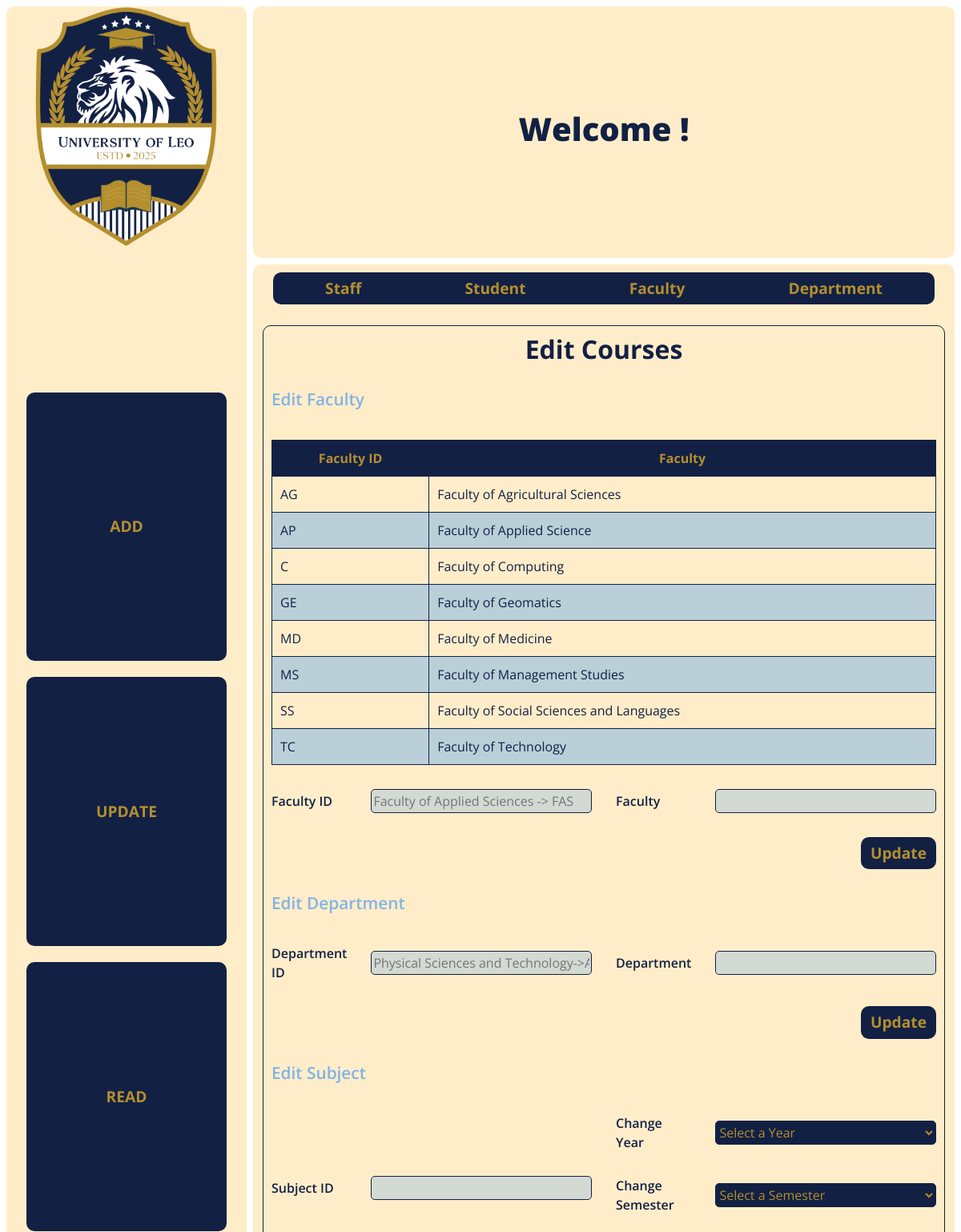
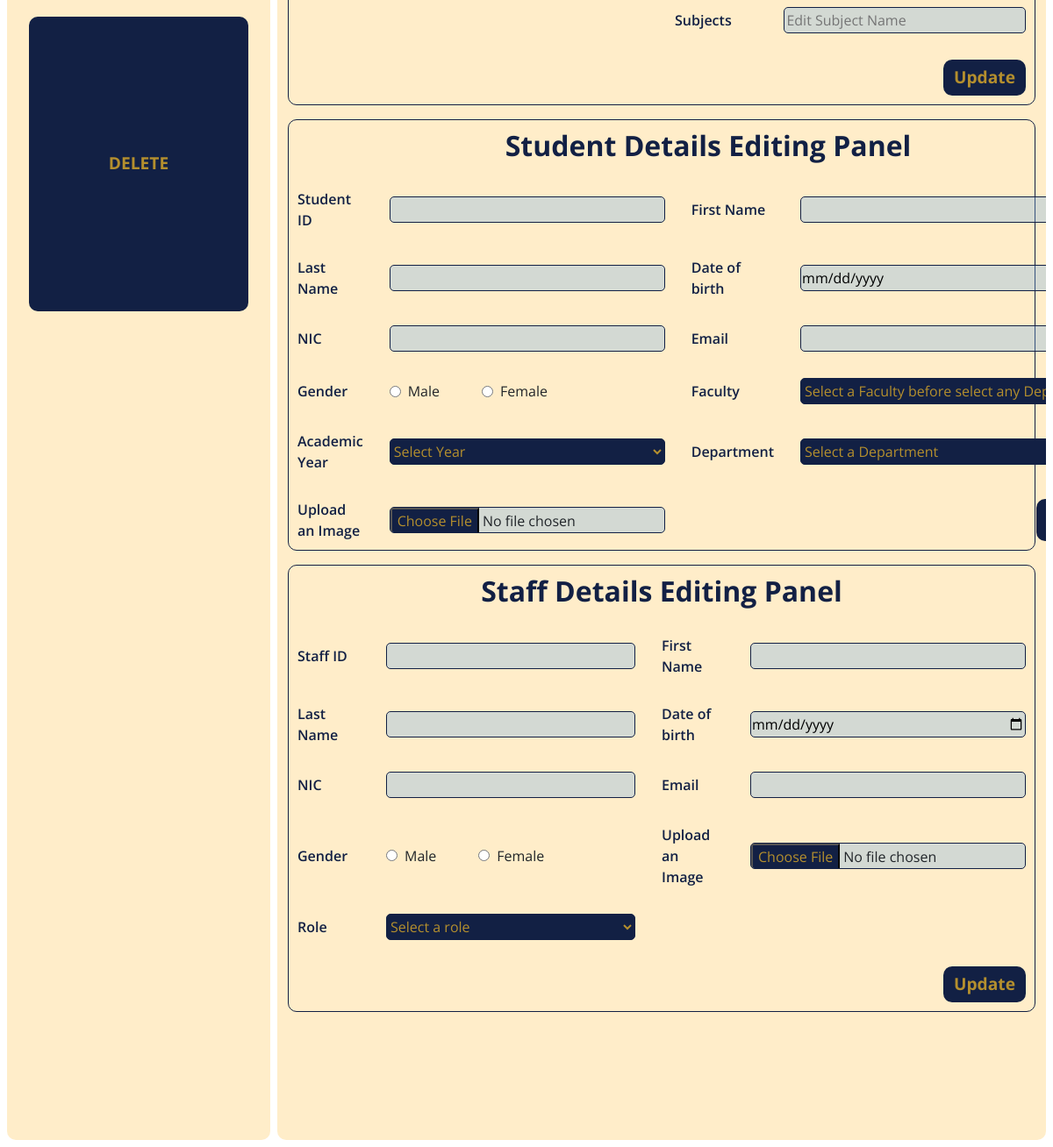
The page /admin/AdminPanal.php?update on the database its author committed (2 pictures, top to bottom).
### tables this page shows
CREATE TABLE `faculty` (
  `faculty_id` varchar(5) NOT NULL,
  `facultyName` varchar(200) NOT NULL
);

### admin/update.php (the view, shortened to what this page needs)
<?php
include('../Includes/function.php');
?>
<!DOCTYPE html>
<html lang="en">
<head>
  <link
    href="https://cdn.jsdelivr.net/npm/bootstrap@5.3.7/dist/css/bootstrap.min.css"
    rel="stylesheet"
 />
  <link rel="stylesheet" href="../style.css" />
</head>
<body class="main-1">
  <div class="container-fluid">
    <form action="" method="post" class="my-3">
      <div class="formContainer">
        <h2>Edit Courses</h2>
        <h3>Edit Faculty</h3>
        <table>
          <thead>
            <tr>
              <th>Faculty ID</th>
              <th>Faculty</th>
            </tr>
          </thead>
          <tbody>
            <?php
            $selectQuery = "SELECT `faculty_id`, `facultyName` FROM `faculty`";
            $runner = mysqli_query($con, $selectQuery);
            while ($row = mysqli_fetch_assoc($runner)) {
              echo "
                <tr>
                  <td>" . $row['faculty_id'] . "</td>
                  <td>" . $row['facultyName'] . "</td>
                </tr>
              ";
            }
            ?>
          </tbody>
        </table>
        <label for="fid">Faculty ID</label>
        <input
          type="text"
          name="fid"
          id="fid"
          class="mustFILL FACULTY"
          placeholder="Faculty of Applied Sciences -> FAS" />
        <label for="faculty1">Faculty</label>
        <input type="text" name="faculty1" id="faculty1" class="mustFILL FACULTY" />
        <button type="submit" name="cb-1" class="btn btn-dark cb-1 submitButton" data-section="FACULTY">
          Update
        </button>
        <h3>Edit Department</h3>
        <label for="did">Department ID</label>
        <input
          type="text"
          name="did"
          id="did"
          class="mustFILL DEPARTMENT"
          placeholder="Physical Sciences and Technology->APP" />
        <label for="department">Department</label>
        <input type="text" name="department" id="department" class="mustFILL DEPARTMENT" />
        <button type="submit" name="cb-2" class="btn btn-dark cb-2 submitButton" data-section="DEPARTMENT">
          Update
        </button>
        <h3>Edit Subject</h3>
        <label for="sid" class="SID">Subject ID</label>
        <input type="text" name="sid" id="sid" class="SID primaryKey SUBJECT" />
        <label for="subjectyear">Change Year</label>
        <select name="subjectyear" id="subjectyear" class="subForm SUBJECT">
          <option value="0">Select a Year</option>
        </select>
        <label for="subjectSem">Change Semester</label>
        <select name="subjectSem" id="subjectSem" class="subForm SUBJECT">
          <option value="0">Select a Semester</option>
        </select>
        <label for="dob">Subjects</label>
        <input
          type="text"
          name="subjects"
          id="subjects"
          placeholder="Edit Subject Name"
          class="subForm SUBJECT" />
        <button type="submit" name="cb-3" class="btn btn-dark cb-3 submitButton_U" data-section="SUBJECT">
          Update
        </button>
      </div>
    </form>
    <form action="" method="post" class="my-3 STUDENTS" enctype="multipart/form-data">
      <div class="formContainer">
        <h2 id="std-panel">Student Details Editing Panel</h2>
        <label for="stdID">Student ID</label>
        <input class="subForm primaryKey STUDENTS" type="text" name="stdID" id="stdID" />
        <label for="fname">First Name</label>
        <input class="subForm STUDENTS" type="text" name="fname" id="fname" />
        <label for="lname">Last Name</label>
        <input class="subForm STUDENTS" type="text" name="lname" id="lname" />
        <label for="dob">Date of birth</label>
        <input class="subForm STUDENTS" type="date" name="dob" id="dob" />
        <label for="nic">NIC</label>
        <input class="subForm STUDENTS" type="number" name="nic" id="nic" />
        <label for="email">Email</label>
        <input class="subForm STUDENTS" type="email" name="email" id="email" />
        <label>Gender</label>
        <div class="gender-radio d-flex align-items-center">
          <input type="radio" name="gender" id="male-std" value="male" />
          <label class="pe-5 ps-2" for="male-std">Male</label>
          <input type="radio" name="gender" id="female-std" value="female" />
          <label class="pe-5 ps-2" for="female-std">Female</label>
        </div>
        <label for="facultySelection3">Faculty</label>
        <select
          name="facultySelection3"
          id="facultySelection3"
          onchange="inputbarEnabler();departmentSelectUpdator('facultySelection3','DepartmentSelector1');"
          class="subForm STUDENTS">
          <?php
          echo "<option value='0' selected hidden>Select a Faculty before select any Department</option>";
          ?>
        </select>
        <label for="aYear">Academic Year</label>
        <select name="aYear" id="aYear" class="subForm STUDENTS">
          <option value="0" selected>Select Year</option>
        </select>
        <label for="DepartmentSelector1">Department</label>
        <select
          name="DepartmentSelector1"
          id="DepartmentSelector1"
          onchange="inputbarEnabler()"
          class="subForm STUDENTS">
          <option value="0" selected>Select a Department</option>
        </select>
        <label for="prof-std">Upload an Image</label>
        <input type="file" name="prof-std" id="prof-std" class="subForm STUDENTS" />
        <button type="submit" name="submit-A" class="btn btn-dark submit-A submitButton_U" data-section="STUDENTS">
        </button>
      </div>
    </form>
    <form action="" method="post" class="my-3" enctype="multipart/form-data">
      <div class="formContainer">
        <h2 id="lc-panel">Staff Details Editing Panel</h2>
        <label for="stfID">Staff ID</label>
        <input type="text" name="stfID" id="stfID" class="primaryKey STAFFS" />
        <label for="fname_L">First Name</label>
        <input type="text" name="fname_L" id="fname_L" class="subForm STAFFS" />
        <label for="lname_L">Last Name</label>
        <input class="subForm STAFFS" type="text" name="lname_L" id="lname_L" />
        <label for="dob_L">Date of birth</label>
        <input class="subForm STAFFS" type="date" name="dob_L" id="dob_L" />
        <label for="nic_L">NIC</label>
        <input class="subForm STAFFS" type="number" name="nic_L" id="nic_L" />
        <label for="email_L">Email</label>
        <input class="subForm STAFFS" type="email" name="email_L" id="email_L" />
        <label>Gender</label>
        <div class="gender-radio d-flex align-items-center">
          <input class="subForm STAFFS" type="radio" name="gender" id="male_lec" value="male" />
          <label class="pe-5 ps-2" for="male_lec">Male</label>
          <input class="subForm STAFFS" type="radio" name="gender" id="female_lec" value="female" />
          <label class="pe-5 ps-2" for="female_lec">Female</label>
        </div>
        <label for="prof_lc">Upload an Image</label>
        <input class="subForm STAFFS" type="file" name="prof_lc" id="prof_lc" title="only PNG, JPG & JPEG allowed" />
        <label for="role" class="role">Role</label>
        <select name="role" id="role" onchange="selectFunction1()" class="subForm STAFFS">
          <option value="#" selected>Select a role</option>
        </select>
        <button type="submit" name="submit_B" class="btn btn-dark submit-B submitButton_U" data-section="STAFFS">
          Update
        </button>
      </div>
    </form>
  </div>
</body>
</html>

### admin/AdminPanal.php (shortened to what this page needs)
<!DOCTYPE html>
<html lang="en">
<head>
  <link
    href="https://cdn.jsdelivr.net/npm/bootstrap@5.3.7/dist/css/bootstrap.min.css"
    rel="stylesheet"
 />
  <link
    rel="stylesheet"
    href="https://cdnjs.cloudflare.com/ajax/libs/font-awesome/7.0.0/css/all.min.css"
 />
  <link rel="stylesheet" href="../style.css" />
</head>
<body>
  <div class="mainContainer container1">
    <a href="AdminPanal.php?landingPage">
      <img src="../static images/LOGO1.png" alt="LOGO" class="LOGO1" />
    </a>
    <div class="buttonset">
      <a href="AdminPanal.php?add" class="btn d-flex align-items-center justify-content-center">ADD</a>
      <a href="AdminPanal.php?update" class="btn d-flex align-items-center justify-content-center">UPDATE</a>
      <a href="AdminPanal.php?read" class="btn d-flex align-items-center justify-content-center">READ</a>
      <a href="AdminPanal.php?delete" class="btn d-flex align-items-center justify-content-center">DELETE</a>
    </div>
  </div>
  <div
    class="mainContainer container2 d-flex align-items-center justify-content-center">
    <h1 class="mainheading">Welcome !</h1>
  </div>
  <div class="mainContainer container3">
    <div class="buttonset2 btn-group">
      <a href="#lc-panel" class="UserType btn">Staff</a>
      <a href="#std-panel" class="UserType btn">Student</a>
      <a href="#fid" class="UserType btn">Faculty</a>
      <a href="#did" class="UserType btn">Department</a>
    </div>
    <div class="subContainer">
      <?php
      if (isset($_GET['add'])) {
        include('add.php');
      } else if (isset($_GET['update'])) {
        include('update.php');
      } else if (isset($_GET['read'])) {
        include('read.php');
      } else if (isset($_GET['delete'])) {
        include('delete.php');
      } else if (isset($_GET['landingPage'])) {
        include('landningPage.php');
      }
      ?>
    </div>
  </div>
</body>
</html>

### style.css (style rules this page uses)
:root { --color1: #122044; --color2: #0f2763; --color2A: #12204400; --color3: #00154871; --color4: #ffe2a900; --color5: #1220441a; --color6: #80b3e7; --color7: #b0d8ff; --color8: #80b4e789; --color8A: #80b4e751; --color9: #b48f2e; --colorA: #ffcf55; --colorB: #ffe2a9a0; --colorC: #ffcf551a; --colorD: #ffe2a9; }
* { font-family: "Open Sans", sans-serif; }
.mainContainer { background-color: var(--colorB); border-radius: 10px; }
.subContainer { overflow-y: scroll; scroll-behavior: smooth; height: 81vh; }
.container1 { grid-area: aside; display: grid; grid-template-rows: 1fr 5fr; }
img.LOGO1 { width: 300px; justify-self: center; transition: all 0.3s ease; }
.buttonset { display: grid; padding-inline: 25px; height: 50vh; }
.buttonset > a:link, .buttonset > a:visited { margin-block: 10px; }
.buttonset > a:link, .buttonset > a:visited, button[type="submit"], .generalButton { font-size: 1.2em; border-radius: 10px; background-color: var(--color1); color: var(--color9); font-weight: 700; border: none; transition: all 0.3s; }
.buttonset2 { display: grid; grid-auto-flow: column; padding-inline: 25px; }
.buttonset2 > a:link, .buttonset2 > a:visited { font-size: 1.2em; border-radius: 10px; margin-block: 10px; background-color: var(--color1); color: var(--color9); font-weight: 700; border: none; }
.container2 { grid-area: welcome; }
.container3 { grid-area: body; }
h1.mainheading { text-align: center; font-weight: 900; color: var(--color1); }
.formContainer { display: grid; grid-template-columns: 1fr 4fr 1fr 4fr; gap: 30px; border: var(--color1) 1px solid; padding: 10px; border-radius: 10px; }
select, .formContainer > input, .formContainer > select, .inputBarDesign { height: 30px; border: var(--color1) 1px solid; border-radius: 5px; background-color: #80b4e758; align-self: center; }
.formContainer > select { background-color: var(--color1); color: var(--color9); }
select { background-color: var(--color1); color: var(--color9); }
.formContainer > label, .faculties-check > label, .facultyCheckboxes > label, .facultyBatchboxes > label, .generalLabel { color: var(--color1); font-weight: 600; align-self: center; }
.formContainer > h2, .headType1 { grid-column: span 4; font-weight: 700; color: var(--color1); margin: auto; }
.formContainer > h3 { color: var(--color6); font-weight: 600; grid-column: span 4; font-size: 1.3em; }
button.cb-1 { margin: 0px; grid-column-start: 4; justify-self: end; }
button.cb-2 { margin: 0px; grid-column-start: 4; justify-self: end; }
button.cb-3 { margin: 0px; grid-column-start: 4; justify-self: end; }
button[type="submit"].submit-A { grid-column-start: 4; margin: 0px; justify-self: end; grid-column-start: 4; }
button[type="submit"].submit-B, button[type="submit"].submit-A1 { margin: 0px; justify-self: end; grid-column-start: 4; }
.formContainer > table { grid-column: span 4; }
table > thead { background-color: var(--color1); color: white; }
table, th, tr, td { border: 1px solid var(--color1); }
td, th { padding: 10px; }
th { color: var(--color9); text-align: center; }
td { color: var(--color1); }
tbody > :nth-of-type(2n) { background-color: var(--color8); }
label.SID, input.SID { grid-row: span 3; }
:root { --CCHead2: 28%; --captionBody2: 71.5%; }
:root { --hidout: -18vw; --hideout2: 11vw; --line: 71vh; --caption3height: 38.5vh; }

### admin/AdminPanal.php (style rules this page uses)
body { display: grid; grid-template-areas: "aside welcome welcome" "aside body body"; height: 100vh; grid-template-rows: 1fr 8fr; grid-template-columns: 1fr 5fr; gap: 8px; padding: 8px; font-family: "Open Sans", sans-serif; }

### rows shown on the page
faculty: faculty_id "AG", facultyName "Faculty of Agricultural Sciences"
faculty: faculty_id "AP", facultyName "Faculty of Applied Science"
faculty: faculty_id "C", facultyName "Faculty of Computing"
faculty: faculty_id "GE", facultyName "Faculty of Geomatics"
faculty: faculty_id "MD", facultyName "Faculty of Medicine"
faculty: faculty_id "MS", facultyName "Faculty of Management Studies"
faculty: faculty_id "SS", facultyName "Faculty of Social Sciences and Languages"
faculty: faculty_id "TC", facultyName "Faculty of Technology"
